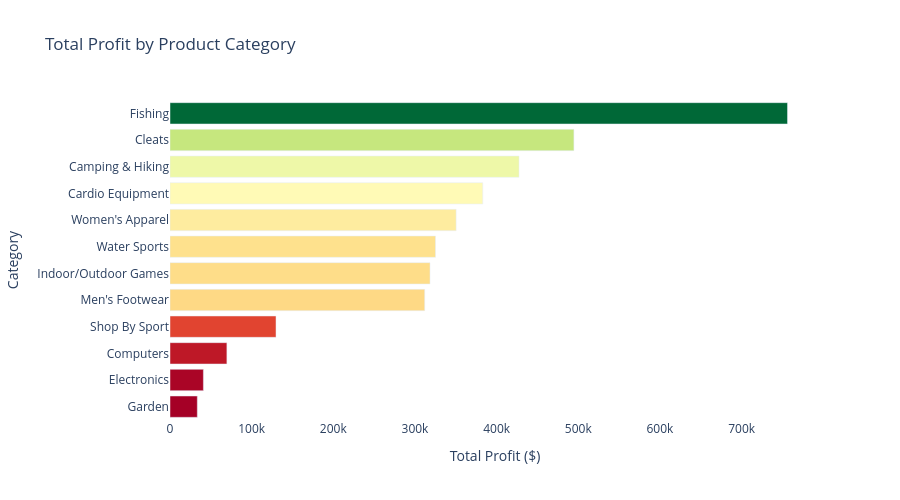

Write notebook code for a chart like this one.
### Markdown cell above
---
## Chart 8 — Profit Analysis

### Code cell
if 'Order Profit Per Order' in df.columns and 'Category Name' in df.columns:
    profit_cat = df.groupby('Category Name').agg(
        Total_Profit = ('Order Profit Per Order', 'sum'),
        Avg_Profit   = ('Order Profit Per Order', 'mean'),
        Orders       = ('Order Profit Per Order', 'count')
    ).reset_index().sort_values('Total_Profit', ascending=False).head(12)

    fig = px.bar(
        profit_cat.sort_values('Total_Profit', ascending=True),
        x='Total_Profit', y='Category Name',
        orientation='h',
        color='Total_Profit',
        color_continuous_scale='RdYlGn',
        title='Total Profit by Product Category',
        labels={'Total_Profit': 'Total Profit ($)', 'Category Name': 'Category'}
    )
    fig.update_layout(plot_bgcolor='white', height=500, coloraxis_showscale=False)
    fig.write_html('../outputs/chart8_profit_by_category.html')
    fig.show()
    print('Chart 8 saved ✓')

### Figure 1 — Plotly figure (JSON) as saved in the notebook; plotly's stock layout.template omitted (floating-point values rounded to 4 significant figures)
{"data": [{"hovertemplate": "Total Profit ($)=%{marker.color}<br>Category=%{y}<extra></extra>", "legendgroup": "", "marker": {"color": [33440.0, 40890.0, 69660.0, 129800.0, 311900.0, 318500.0, 325100.0, 350400.0, 383000.0, 427500.0, 494600.0, 756200.0], "coloraxis": "coloraxis", "pattern": {"shape": ""}}, "name": "", "orientation": "h", "showlegend": false, "textposition": "auto", "type": "bar", "x": [33440.0, 40890.0, 69660.0, 129800.0, 311900.0, 318500.0, 325100.0, 350400.0, 383000.0, 427500.0, 494600.0, 756200.0], "xaxis": "x", "y": ["Garden", "Electronics", "Computers", "Shop By Sport", "Men's Footwear", "Indoor/Outdoor Games", "Water Sports", "Women's Apparel", "Cardio Equipment", "Camping & Hiking", "Cleats", "Fishing"], "yaxis": "y"}], "layout": {"barmode": "relative", "coloraxis": {"colorbar": {"title": {"text": "Total Profit ($)"}}, "colorscale": [[0, "rgb(165,0,38)"], [0.1, "rgb(215,48,39)"], [0.2, "rgb(244,109,67)"], [0.3, "rgb(253,174,97)"], [0.4, "rgb(254,224,139)"], [0.5, "rgb(255,255,191)"], [0.6, "rgb(217,239,139)"], [0.7, "rgb(166,217,106)"], [0.8, "rgb(102,189,99)"], [0.9, "rgb(26,152,80)"], [1, "rgb(0,104,55)"]], "showscale": false}, "height": 500, "legend": {"tracegroupgap": 0}, "plot_bgcolor": "white", "title": {"text": "Total Profit by Product Category"}, "xaxis": {"anchor": "y", "domain": [0, 1], "title": {"text": "Total Profit ($)"}}, "yaxis": {"anchor": "x", "domain": [0, 1], "title": {"text": "Category"}}}}
